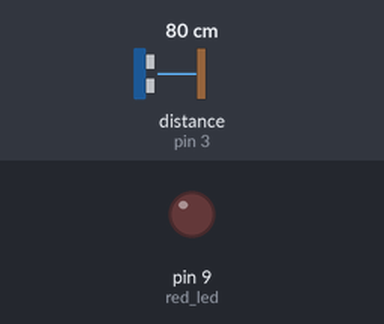
Bench run of a sketch on a simulated Arduino Uno, built with avr-gcc and run on an emulated ATmega328P. On the bench: output pins drawn as LEDs (lit = HIGH). Wiring (inferred from the names in the program): ultrasonic range finder: trigger pin 2; echo pin 3. The inputs (shaded band) are chosen by the test bench; at power-on: distance to the obstacle (sensor on pin 3) 80 cm. The echo pulse lasts 58.3 µs per cm; pins used as bus, display or sensor lines are not drawn.

Above: at 1.3 s.
1.4 s: distance to the obstacle (sensor on pin 3) set to 13 cm
2.9 s: distance to the obstacle (sensor on pin 3) set to 9 cm
At 3.8 s:
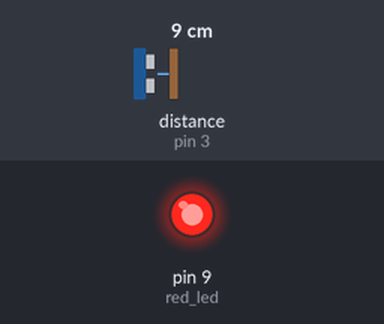
4.5 s: distance to the obstacle (sensor on pin 3) set to 18 cm
At 5.0 s:
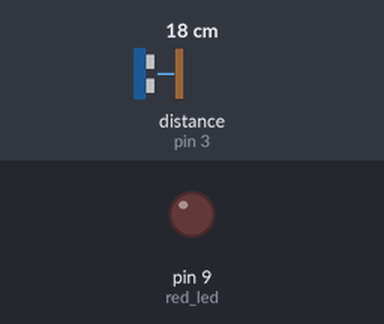
6.0 s: distance to the obstacle (sensor on pin 3) set to 2 cm
At 6.3 s:
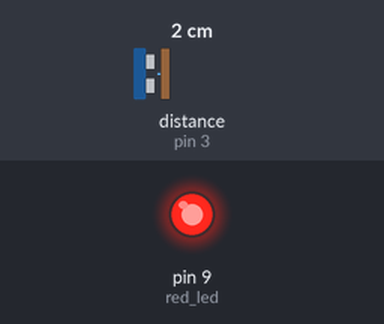
Timing chart, 0 to 8.5 s (numbered marks = the images above; inputs shaded):
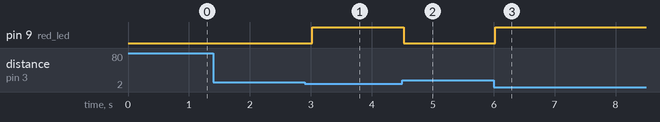

Measured:
- the behaviour switches between 12 and 11 cm on distance to the obstacle (sensor on pin 3) (found by bisection; images 0 and 1)
- after the input at 1.4 s, every drawn part: stays the same
- after the input at 2.9 s, pin 9 (red_led): LOW → HIGH after 0.12 s
- after the input at 4.5 s, pin 9 (red_led): HIGH → LOW at once
- after the input at 6.0 s, pin 9 (red_led): LOW → HIGH at once

The sketch:

Motion_Sensor.ino
```cpp
/*
  Electronics Lesson 6: Motion Sensor
  ------------------------------------------------

  Description
  -----------
  Lights up LED within a certain distance
*/

int trigger_pin = 2;

int echo_pin = 3;

int red_led = 9;

int time;

int distance;


void setup ( ) {
  // Initialize serial communication:
  Serial.begin (9600);

  // This pin will send an ultrasonic wave
  pinMode (trigger_pin, OUTPUT);

  // This pin will listen for the ultrasonic wave
  pinMode (echo_pin, INPUT);

  // Set this pin to output electricity
  pinMode (red_led, OUTPUT);
}

void loop ( ) {
  // Send ultrasonic wave for 10 microseconds
  digitalWrite (trigger_pin, HIGH);

  delayMicroseconds (10);

  digitalWrite (trigger_pin, LOW);

  // Returns the length of time that it took for the echo pin to go from LOW to HIGH
  time = pulseIn (echo_pin, HIGH);

  // Convert the time to distancce
  distance = (time * 0.034) / 2;

  if (distance <= 10)  {
    //Intruder!!!
    digitalWrite (red_led, HIGH);

    delay (500);
  } else {
    digitalWrite (red_led, LOW);

    delay (500);
  }
}
```
